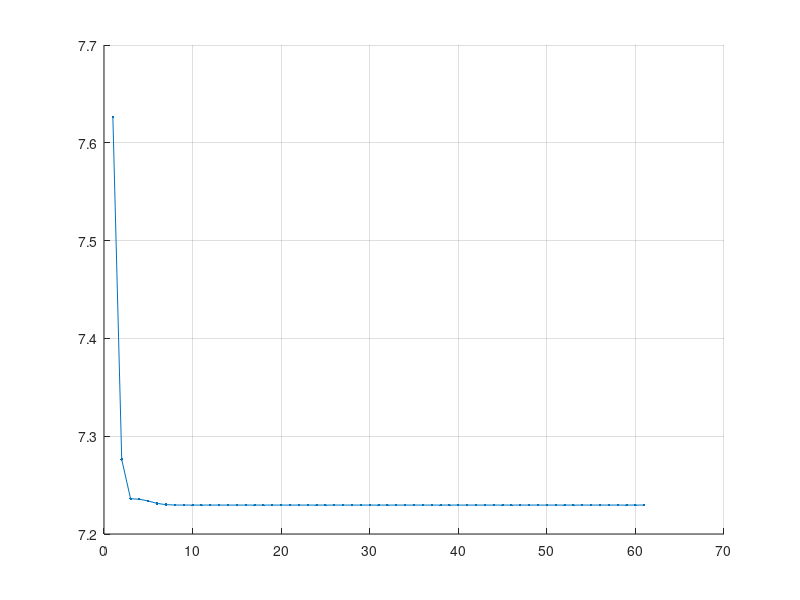
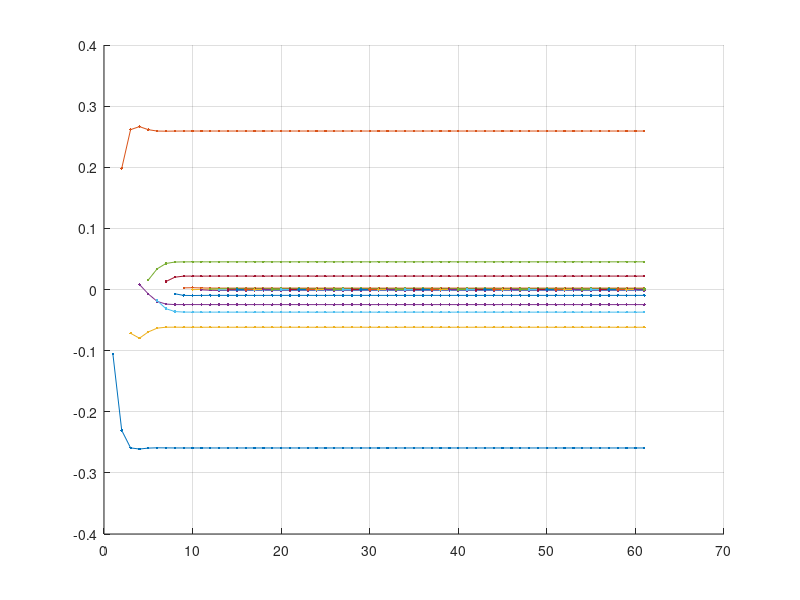

Recreate these plots in MATLAB, in order.
%% partial solution of the first part of problem 2
%%
close all;
clear all;
%% configuration
%%
N = 60; % largest possible filter order
f = [1, 3, 3]; % v -> x impulse response (first case)
% f = [3, 3, 1]; % v -> x impulse response (second case)
g = [1, -2, 1]; % v -> d impulse response
fname = "../results/results22_1.mat"; % adjust accordingly

%% theoretical inner products
%%
rxx = conv(f, f(end:-1:1)); % complete auto-correlation
rxd = conv(g, f(end:-1:1)); % complete cross-correlation
rdd = sum(g.^2); % variance of d

% get the parts that will be needed later
rxx = [rxx(length(f):end), zeros(1, N + 1 - length(f))];
rxd = [rxd(length(f):end), zeros(1, N + 1 - length(f))];

%% optimal solution for a specific order of the transversal filter
%%
close all
EDb = zeros(1, N + 1);
W = zeros(N + 1, N + 1);

for n = 1:N + 1
    R = toeplitz(rxx(1:n)); % R matrix
    p = rxd(1:n)'; % p vector
    w = pinv(R) * p; % optimal weights
    E = rdd - w' * p; % mimimum squared error
    EDb(n) = 10 * log10(E);
    W(n, 1:n) = w';
end

figure(1); hold on;
plot(1:N + 1, EDb, '.-');
grid on;
figure(2); hold on;

for n = 1:N + 1
    plot([n:N+1].', W(n:end, n), '.-');
end

grid on;

%% quality control (optional)
%%
if 0
    ns = 1000000; % number of samples
    v = randn(1, ns)';
    x = filter(f, 1, v);
    d = filter(g, 1, v);
    X = toeplitz(x, [x(1) zeros(1, n)]);
    X' * X / ns - R
    X' * d / ns - p
    pinv(X) * d - w
end

%% estimation of the optimal IIR filter
%%
if 0
    W = toeplitz(w, [w(1) 0 0]);
    svd(W(10:end, :))
    A = W(4:end, 1:2);
    b = W(4:end, 3);
    d = pinv(A) * b;
    d = [d; -1];
    W * d
end

%% Save data
% save(fname, "W", "EDb", "N");
